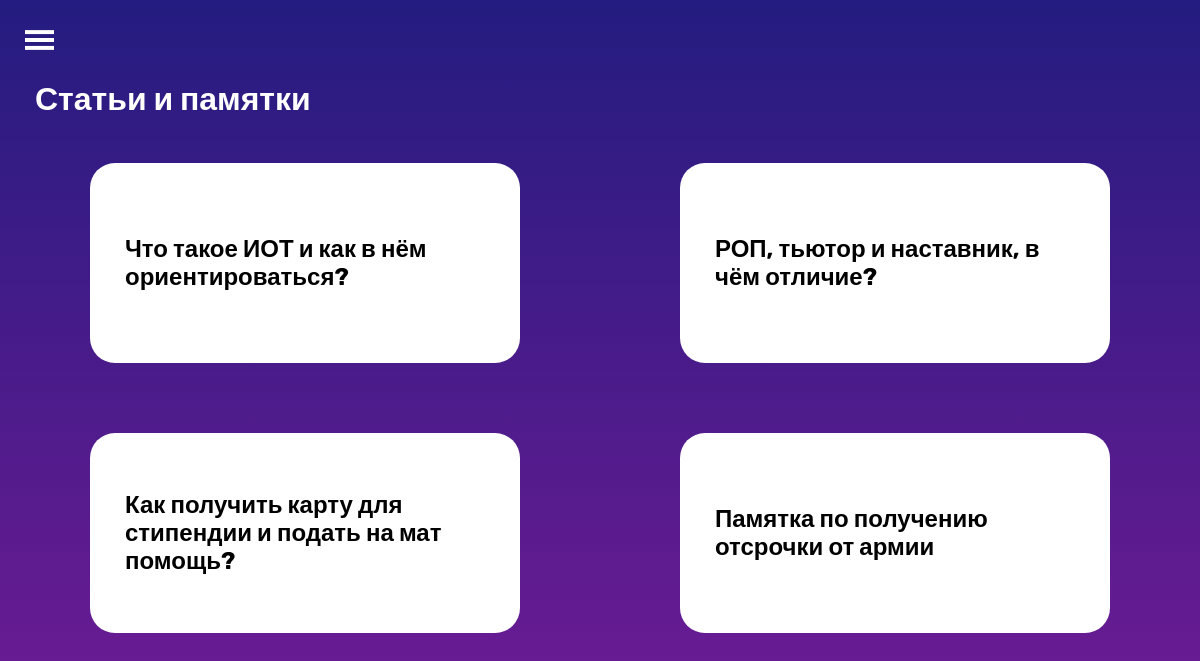
Screenshot of /articles.html with the database file from the repository.
### RTFwebsiteApp/models.py (models this page shows, shortened)
class Article(models.Model):
    title = models.CharField(max_length=200)
    content = models.TextField()
    publication_date = models.DateTimeField(auto_now_add=True)

### RTFwebsiteApp/views.py (the view)
# urls.py: path('articles.html', views.article_list, name='article_list'),
def article_list(request):
    articles = Article.objects.all()
    return render(request, 'article_list.html', {'articles': articles})

### RTFwebsiteApp/templates/article_list.html (shortened to what this page needs)
{% extends 'base.html' %}
{% load static %}
{% block head %}<link rel="stylesheet" href="{% static 'styles/articles.css' %}">{% endblock head %}
{% block main %}
    <main class="main">
        <div class="main__header">
            <h1>Статьи и памятки</h1>
        </div>
        <section class="main__articles">
            {% for article in articles %}
            <article class="article__card">
                <a href="{% url 'article_detail' article.id %}">
                    <div class="article__content">
                        <div class="article__name">
                            <h4>{{ article.title }}</h4>
                        </div>
                    </div>
                </a>
            </article>
            {% endfor %}
        </section>
    </main>
{% endblock main %}

### RTFwebsiteApp/static/styles/style.css (style rules this page uses)
* { margin: 0; padding: 0; }
body { font-family: 'Inter', sans-serif; font-family: 'Open Sans', sans-serif; font-family: 'Rubik', sans-serif; color: #FFFFFF; background: linear-gradient(#241C80, #761B96) no-repeat; background-attachment: fixed; }
html, body { height: 100%; }
.main__header { margin-top: 30px; margin-left: 35px; }

### RTFwebsiteApp/static/styles/articles.css (style rules this page uses)
.main__articles { display: flex; align-items: center; justify-content: space-around; flex-wrap: wrap; padding: 10px 10px; }
.article__card { margin: 35px 45px; width: calc(33.3% - 100px); height: 200px; border-radius: 25px; background-color: #FFFFFF; color: #000000; cursor: pointer; transition: all 0.4s ease 0s; }
@media (max-width: 1206px) { .article__card { width: calc(50% - 160px); } }
.article__card a { color: inherit; text-decoration: none; display: grid; place-items: center; width: 100%; height: 100%; }
.article__content { padding: 30px 35px; }
.article__card h4 { font-size: 24px; font-style: normal; font-weight: 700; line-height: normal; }

### rows the page displays
Article: title "Что такое ИОТ и как в нём ориентироваться?"
Article: title "РОП, тьютор и наставник, в чём отличие?"
Article: title "Как получить карту для стипендии и подать на мат помощь?"
Article: title "Памятка по получению отсрочки от армии"
